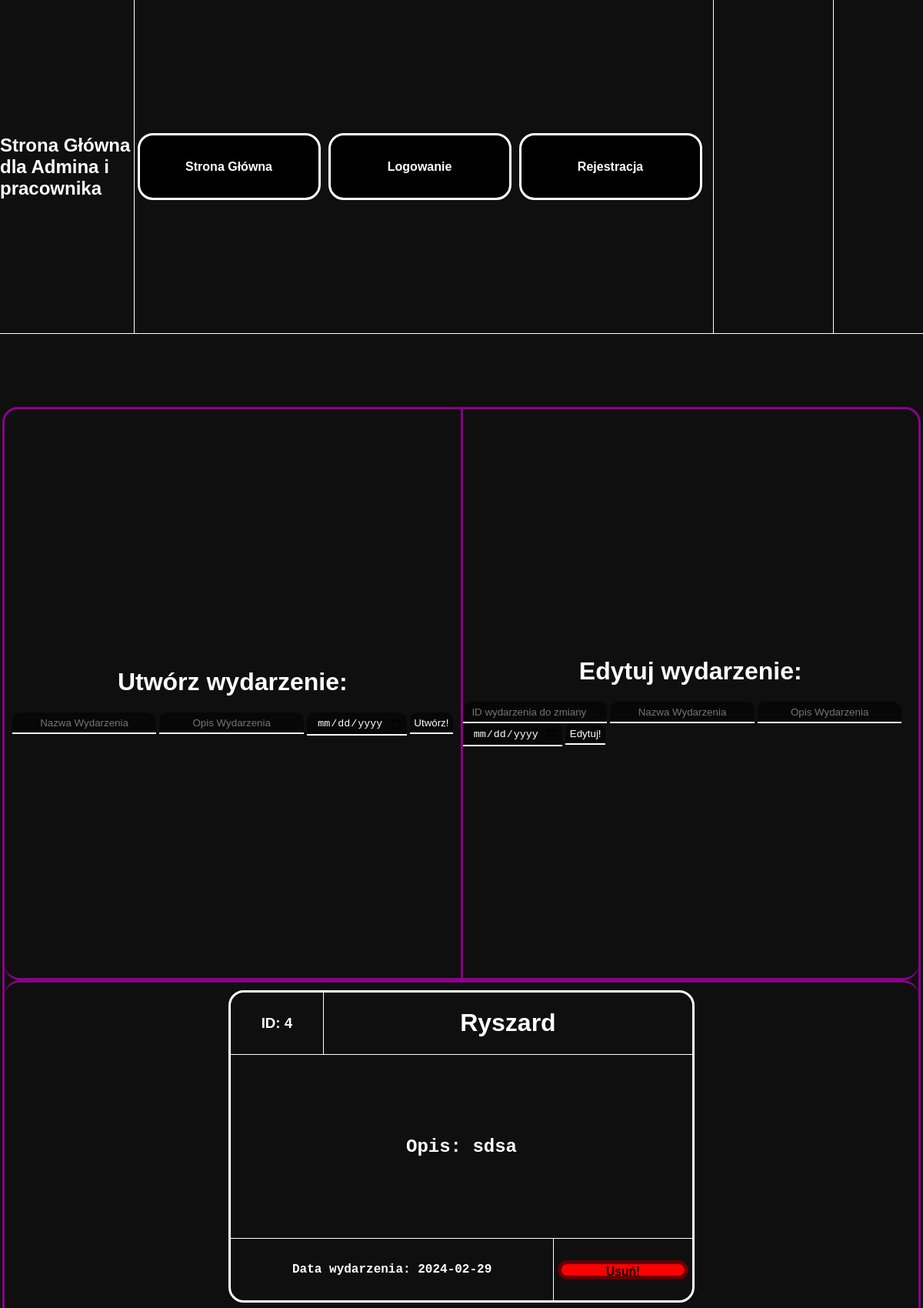
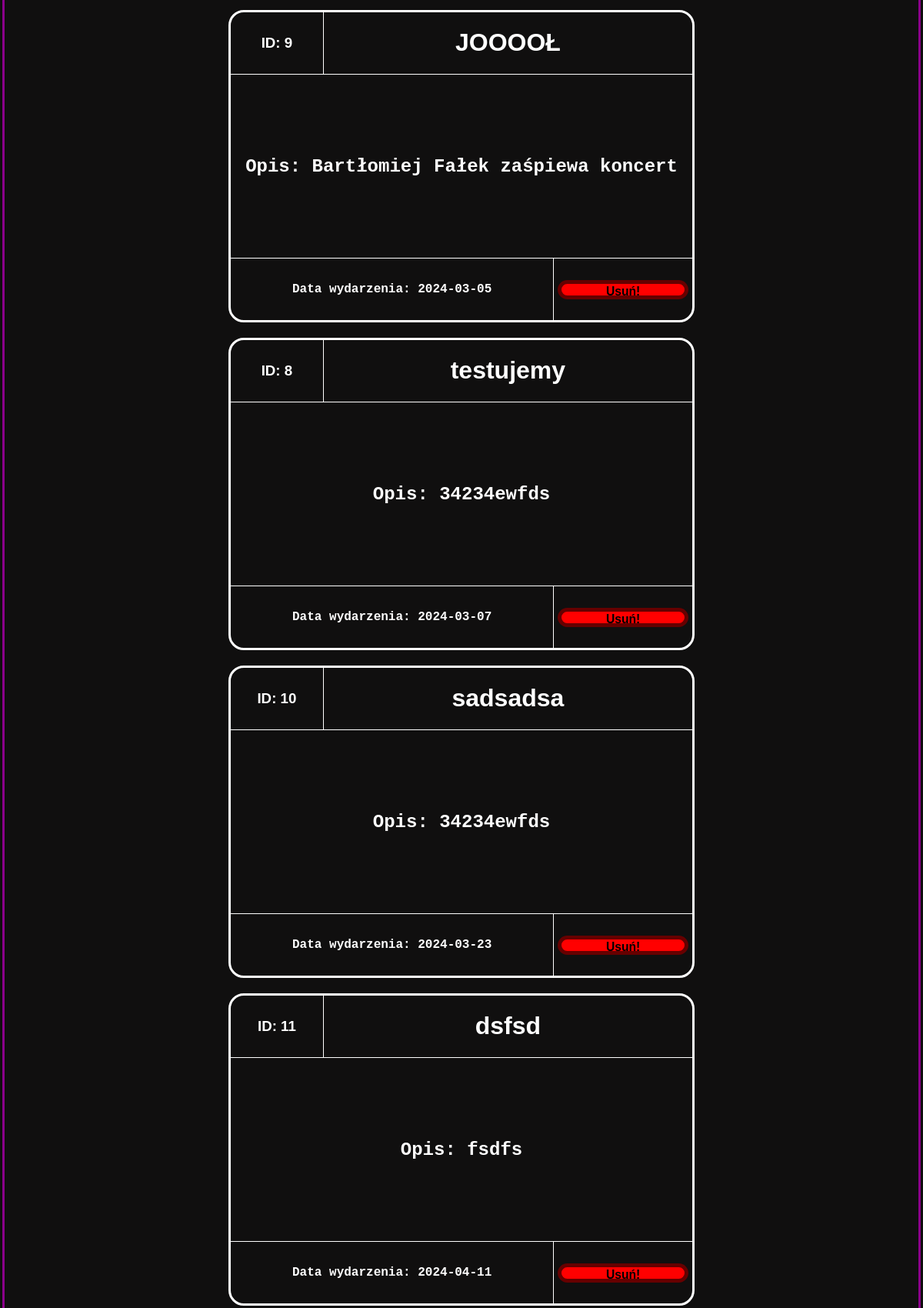
Page /indexadminiuzytkownik.php (upper part) on the committed database (2 pictures, top to bottom).
### tables this page shows
CREATE TABLE `wydarzenia` (
  `ID` int(11) NOT NULL,
  `nazwa_wyd` text NOT NULL,
  `opis_wyd` text NOT NULL,
  `data_wyd` date NOT NULL
);

### indexadminiuzytkownik.php (the view, shortened to what this page needs)
<!DOCTYPE html>
<html lang="en">
<head>
    <link rel="stylesheet" href="style.css">
</head>
<body>
    <div id="ogol">
        <div id="menu">
            <div id="menlewolewo">
                <h1>Strona Główna dla Admina i pracownika</h1>
            </div>
            <div id="menlewo">
                <?php
                include 'menuadmin.php';
                ?>
            </div>
            <div id="menprawo">
            </div>
            <div id="menprawoprawo">
            </div>
        </div>
        <div id="tresc">
            <div id="trescogol">
                <div id="trescogolgora">
                    <div id="trescogolgoralewo">
                        <h1>Utwórz wydarzenie: </h1>
                        <form action="" method="POST">
                            <input type="text" class="input" name="tytul" placeholder="Nazwa Wydarzenia" style="text-align: center;">
                            <input type="text" class="input" name="opis" placeholder="Opis Wydarzenia" style="text-align: center;">
                            <input type="date" class="input" name="data" placeholder="Data Wydarzenia">
                            <input type="submit" class="input" name="wyss" value="Utwórz!">
                        </form>
                    </div>
                    <div id="trescogolgoraprawo">
                        <h1>Edytuj wydarzenie: </h1>
                        <form action="" method="POST">
                            <input type="number" class="input" name="idwyd" placeholder="ID wydarzenia do zmiany" style="text-align: center;">
                            <input type="text" class="input" name="tytul1" placeholder="Nazwa Wydarzenia" style="text-align: center;">
                            <input type="text" class="input" name="opis1" placeholder="Opis Wydarzenia" style="text-align: center;">
                            <input type="date" class="input" name="data1" placeholder="Data Wydarzenia">
                            <input type="submit" class="input" name="wyss1" value="Edytuj!">
                        </form>
                    </div>
                </div>
                <div id="trescogoldol">
                    <?php
                    $host = "localhost";
                    $dbuser = "root";
                    $dbpassword = "";
                    $dbname = "Aaawlasny_projekt_BS";
                    $conn = mysqli_connect($host, $dbuser, $dbpassword, $dbname);
                    $sql = "SELECT `ID`, `nazwa_wyd`, `opis_wyd`, `data_wyd` FROM `wydarzenia`ORDER BY `data_wyd` ASC";
                    $result = $conn->query($sql);
                    if ($result->num_rows > 0) {
                        while ($row = $result->fetch_assoc()) {
                            echo "<div id = 'wydarzenie'>";
                            echo "<div id = 'divgora'>";
                            echo "<div id = 'divgoralewo'>";
                            echo "<h3>" . "ID: " .  $row['ID'] . "</h3>";
                            echo "</div>";
                            echo "<div id = 'divgoraprawo'>";
                            echo "<h1>" .   $row['nazwa_wyd'] . "</h1>";
                            echo "</div>";
                            echo "</div>";
                            echo "<div id = 'divsrodek'>";
                            echo "<h2>" . "Opis: " . $row['opis_wyd'] . "</h2>";
                            echo "</div>";
                            echo "<div id = 'divdol'>";
                            echo "<div id = 'divdollewo'>";
                            echo "<h4>" . "Data wydarzenia: " . $row['data_wyd'] . "</h4>";
                            echo "</div>";
                            echo "<div id = 'divdolprawo'>";
                            echo "<form method='POST' action=''>";
                            echo "<input type='submit' class='input1' name='usun' value='Usuń!'>";
                            echo "</form>";
                            echo "</div>";
                            echo "</div>";
                            echo "</div>";
                        }
                    } else {
                        echo "";
                    }
                    ?>
                </div>
            </div>
        </div>
    </div>
</body>
</html>

### style.css (style rules this page uses)
body { background-color: rgb(16, 15, 15); color: white; margin: 0px; overflow: hidden; }
#ogol { display: flex; flex-direction: column; width: 100%; height: 100vh; }
#menu { display: flex; flex-direction: row; color: white; width: 100%; height: 10%; border-bottom: 0.5px solid white; }
#menlewo { display: flex; flex-direction: row; align-items: center; justify-content: center; width: 65%; height: 100%; border-right: 0.5px solid white; }
#menlewolewo { display: flex; flex-direction: row; align-items: center; justify-content: center; width: 15%; height: 100%; border-right: 0.5px solid white; }
#menprawo { display: flex; align-items: center; justify-content: center; width: 10%; height: 100%; padding: 0 20px; color: white; font-family: Arial, Helvetica, sans-serif; font-weight: bold; font-size: 16px; }
#menprawoprawo { display: flex; align-items: center; justify-content: center; flex-direction: row; border-left: 0.5px solid white; width: 10%; height: 100%; }
#menlewolewo h1 { font-size: 1.5em; margin: 0; padding: 0; }
#tresc { display: flex; align-items: center; justify-content: center; flex-direction: column; width: 100%; height: 90%; }
#trescogol { display: flex; align-items: center; justify-content: center; flex-direction: column; border: solid darkmagenta 3px; border-radius: 20px; width: 99%; height: 95%; }
#trescogolgora { display: flex; align-items: center; justify-content: center; flex-direction: row; border-bottom: solid darkmagenta 3px; border-radius: 20px; width: 100%; height: 20%; }
#trescogolgoralewo { display: flex; align-items: center; justify-content: center; flex-direction: column; border-right: solid darkmagenta 3px; width: 50%; height: 100%; }
#trescogolgoraprawo { display: flex; align-items: center; justify-content: center; flex-direction: column; width: 50%; height: 100%; }
#trescogoldol { display: flex; align-items: baseline; justify-content: center; flex-direction: row; flex-wrap: wrap; overflow-y: auto; border-top: solid darkmagenta 3px; border-radius: 20px; width: 100%; height: 80%; }
#wydarzenie { display: flex; align-items: center; justify-content: center; flex-direction: column; margin: 10px; border: solid white 3px; font-family: "Lucida Console", "Courier New", monospace; text-align: center; border-radius: 20px; width: 600px; height: 400px; }
#divgora { display: flex; align-items: center; justify-content: center; flex-direction: row; border-bottom: solid white 0.5px; width: 100%; height: 20%; }
#divgoralewo { display: flex; align-items: center; justify-content: center; border-right: solid white 0.5px; width: 20%; height: 100%; }
#divgoraprawo { display: flex; align-items: center; justify-content: center; width: 80%; height: 100%; }
#divsrodek { display: flex; align-items: center; justify-content: center; flex-direction: row; flex-wrap: wrap; overflow: auto; border-bottom: solid white 0.5px; width: 100%; height: 60%; }
#divdol { display: flex; align-items: center; justify-content: center; flex-direction: row; width: 100%; height: 20%; }
#divdollewo { display: flex; align-items: center; justify-content: center; flex-direction: row; border-right: solid white 0.5px; width: 70%; height: 100%; }
#divdolprawo { display: flex; align-items: center; justify-content: center; width: 30%; height: 100%; }
.input1 { background-color: rgb(255, 0, 0); border: solid rgb(102, 0, 0) 5px; border-radius: 20px; transition: 0.3s ease; text-align: center; font-family: Arial, Helvetica, sans-serif; font-weight: bold; font-size: 98%; color: black; width: 170px; height: 25px; }
.input { text-align: center; appearance: none; border: none; outline: none; border-bottom: 0.2em solid rgb(255, 255, 255); background: rgba(0, 0, 0, 0.5); border-radius: 10px 10px 0 0; padding: 0.4em; color: rgb(255, 255, 255); }
h1 { font-family: "Tahoma", sans-serif; }
h3 { font-family: "Tahoma", sans-serif; }

### rows in the picture
wydarzenia: ID "4", nazwa_wyd "Ryszard", opis_wyd "sdsa", data_wyd "2024-02-29"
wydarzenia: ID "9", nazwa_wyd "JOOOOŁ", opis_wyd "Bartłomiej Fałek zaśpiewa koncert", data_wyd "2024-03-05"
wydarzenia: ID "8", nazwa_wyd "testujemy", opis_wyd "34234ewfds", data_wyd "2024-03-07"
wydarzenia: ID "10", nazwa_wyd "sadsadsa", opis_wyd "34234ewfds", data_wyd "2024-03-23"
wydarzenia: ID "11", nazwa_wyd "dsfsd", opis_wyd "fsdfs", data_wyd "2024-04-11"
